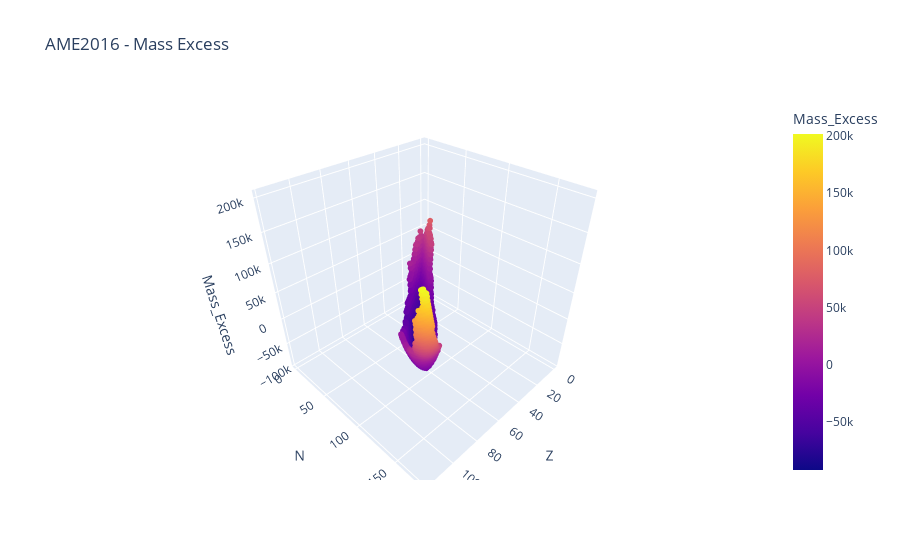

Notebook cell for this chart:
### Code cell
fig = px.scatter_3d(df_final, x='Z', y='N', z='Mass_Excess', color='Mass_Excess', 
                    title="AME2016 - Mass Excess")
fig.update_traces(marker=dict(size=2))
fig.show()
fig.write_image(os.path.join(fig_dir, "mass_excess.svg"))
fig.write_html(os.path.join(fig_dir, "mass_excess.html"))

### Figure 1 — Plotly figure (JSON) as saved in the notebook; plotly's stock layout.template omitted (floating-point values rounded to 4 significant figures; data arrays with more than 128 entries replaced by an {"elided": "..."} marker saying what was removed)
{"data": [{"hovertemplate": "Z=%{x}<br>N=%{y}<br>Mass_Excess=%{marker.color}<extra></extra>", "legendgroup": "", "marker": {"color": {"elided": "3554 float values"}, "coloraxis": "coloraxis", "size": 2, "symbol": "circle"}, "mode": "markers", "name": "", "scene": "scene", "showlegend": false, "type": "scatter3d", "x": {"elided": "3554 int values"}, "y": {"elided": "3554 int values"}, "z": {"elided": "3554 float values"}}], "layout": {"coloraxis": {"colorbar": {"title": {"text": "Mass_Excess"}}, "colorscale": [[0, "#0d0887"], [0.1111, "#46039f"], [0.2222, "#7201a8"], [0.3333, "#9c179e"], [0.4444, "#bd3786"], [0.5556, "#d8576b"], [0.6667, "#ed7953"], [0.7778, "#fb9f3a"], [0.8889, "#fdca26"], [1, "#f0f921"]]}, "legend": {"tracegroupgap": 0}, "scene": {"domain": {"x": [0, 1], "y": [0, 1]}, "xaxis": {"title": {"text": "Z"}}, "yaxis": {"title": {"text": "N"}}, "zaxis": {"title": {"text": "Mass_Excess"}}}, "title": {"text": "AME2016 - Mass Excess"}}}
